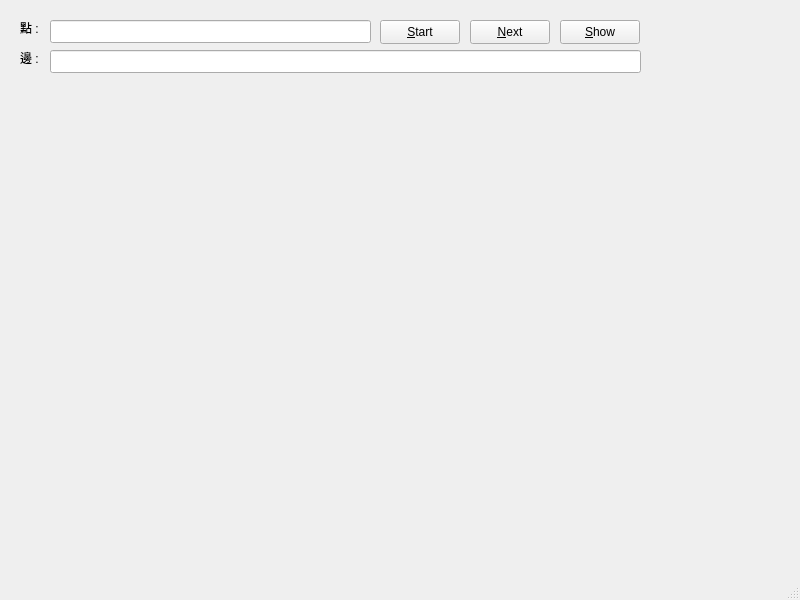
<?xml version="1.0" encoding="UTF-8"?>
<ui version="4.0">
 <class>MainWindow</class>
 <widget class="QMainWindow" name="MainWindow">
  <property name="geometry">
   <rect>
    <x>0</x>
    <y>0</y>
    <width>800</width>
    <height>600</height>
   </rect>
  </property>
  <property name="windowTitle">
   <string>MainWindow</string>
  </property>
  <widget class="QWidget" name="centralwidget">
   <widget class="QLabel" name="label">
    <property name="geometry">
     <rect>
      <x>20</x>
      <y>20</y>
      <width>53</width>
      <height>16</height>
     </rect>
    </property>
    <property name="text">
     <string>點 :</string>
    </property>
   </widget>
   <widget class="QLabel" name="label_2">
    <property name="geometry">
     <rect>
      <x>20</x>
      <y>50</y>
      <width>53</width>
      <height>16</height>
     </rect>
    </property>
    <property name="text">
     <string>邊 : </string>
    </property>
   </widget>
   <widget class="QLineEdit" name="lineEdit">
    <property name="geometry">
     <rect>
      <x>50</x>
      <y>20</y>
      <width>321</width>
      <height>23</height>
     </rect>
    </property>
   </widget>
   <widget class="QLineEdit" name="lineEdit_2">
    <property name="geometry">
     <rect>
      <x>50</x>
      <y>50</y>
      <width>591</width>
      <height>23</height>
     </rect>
    </property>
   </widget>
   <widget class="QPushButton" name="pushButton">
    <property name="geometry">
     <rect>
      <x>380</x>
      <y>20</y>
      <width>80</width>
      <height>24</height>
     </rect>
    </property>
    <property name="text">
     <string>&amp;Start</string>
    </property>
   </widget>
   <widget class="QPushButton" name="pushButton_2">
    <property name="geometry">
     <rect>
      <x>470</x>
      <y>20</y>
      <width>80</width>
      <height>24</height>
     </rect>
    </property>
    <property name="text">
     <string>&amp;Next</string>
    </property>
   </widget>
   <widget class="QPushButton" name="pushButton_3">
    <property name="geometry">
     <rect>
      <x>560</x>
      <y>20</y>
      <width>80</width>
      <height>24</height>
     </rect>
    </property>
    <property name="text">
     <string>&amp;Show</string>
    </property>
   </widget>
  </widget>
  <widget class="QMenuBar" name="menubar">
   <property name="geometry">
    <rect>
     <x>0</x>
     <y>0</y>
     <width>800</width>
     <height>21</height>
    </rect>
   </property>
  </widget>
  <widget class="QStatusBar" name="statusbar"/>
 </widget>
 <resources/>
 <connections/>
</ui>
